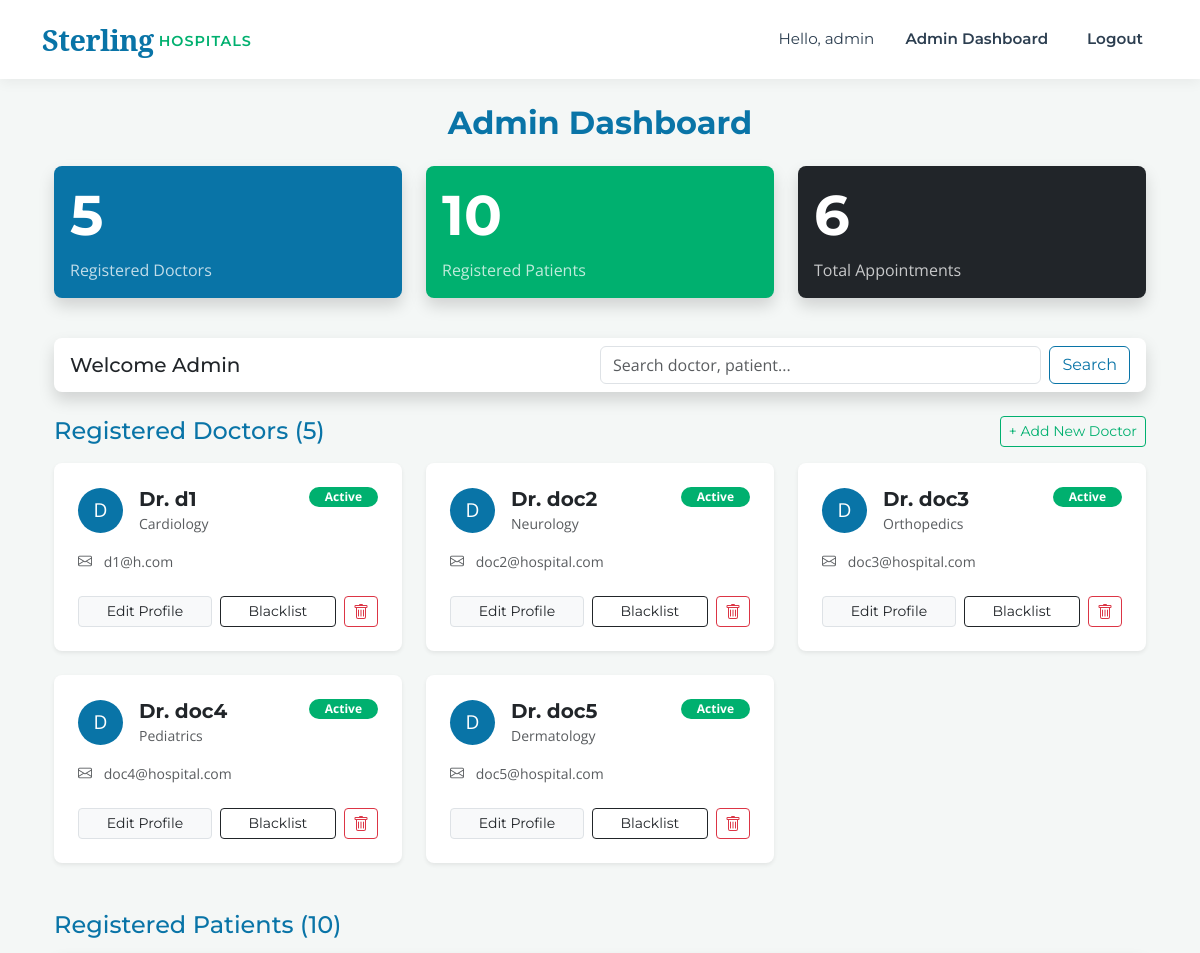
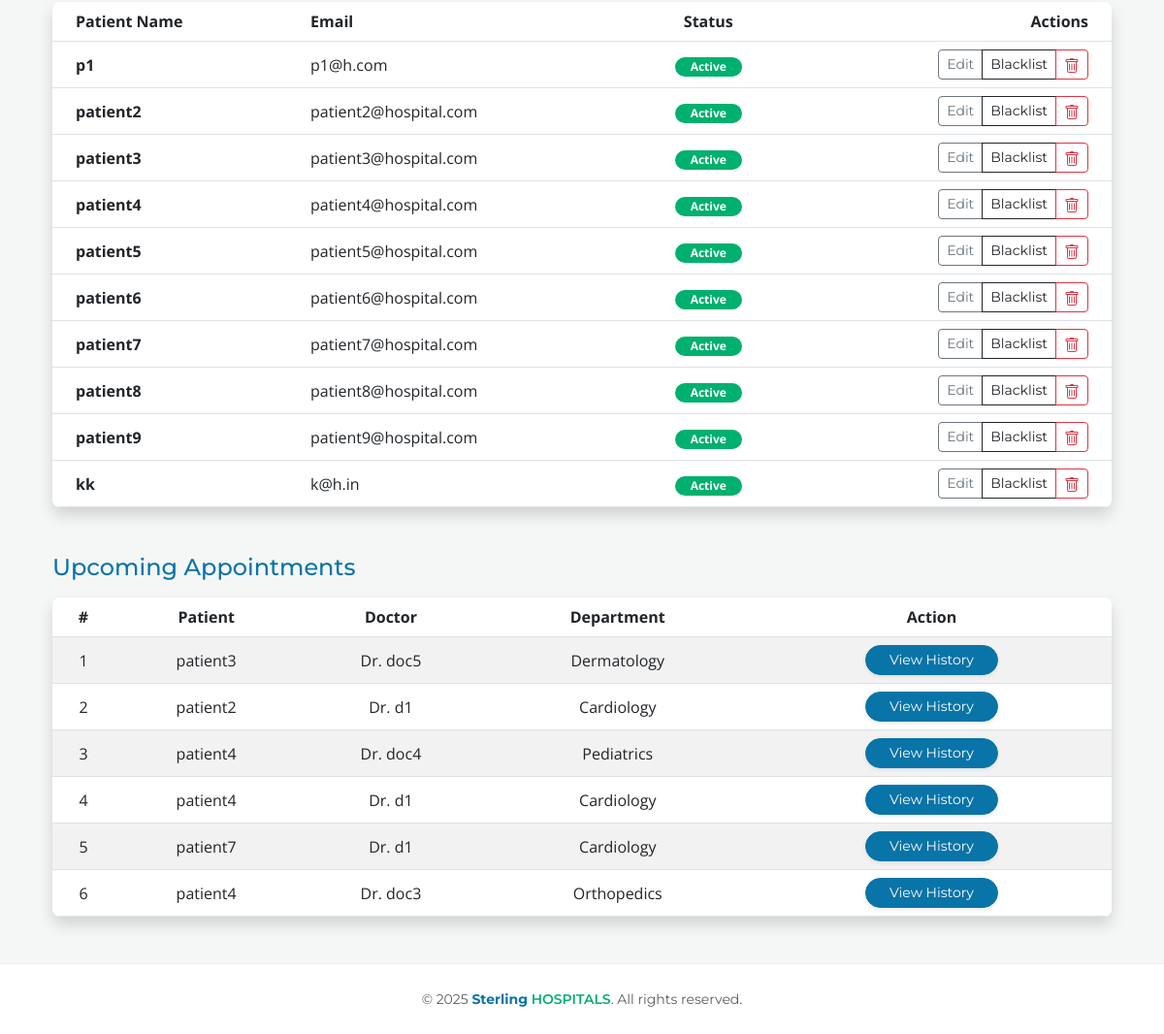
The app's page /admin_dashboard (signed in), older data (2 pictures, top to bottom).
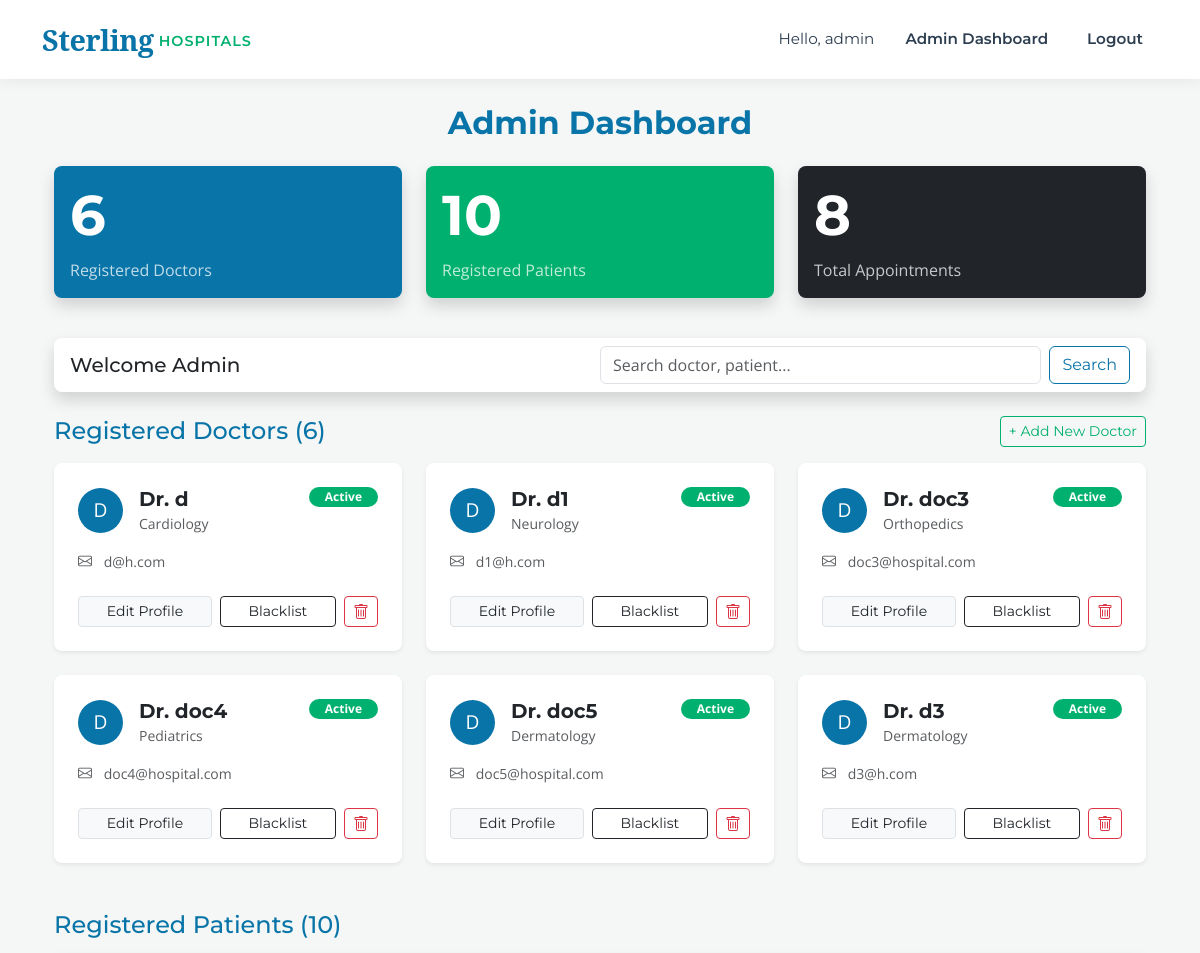
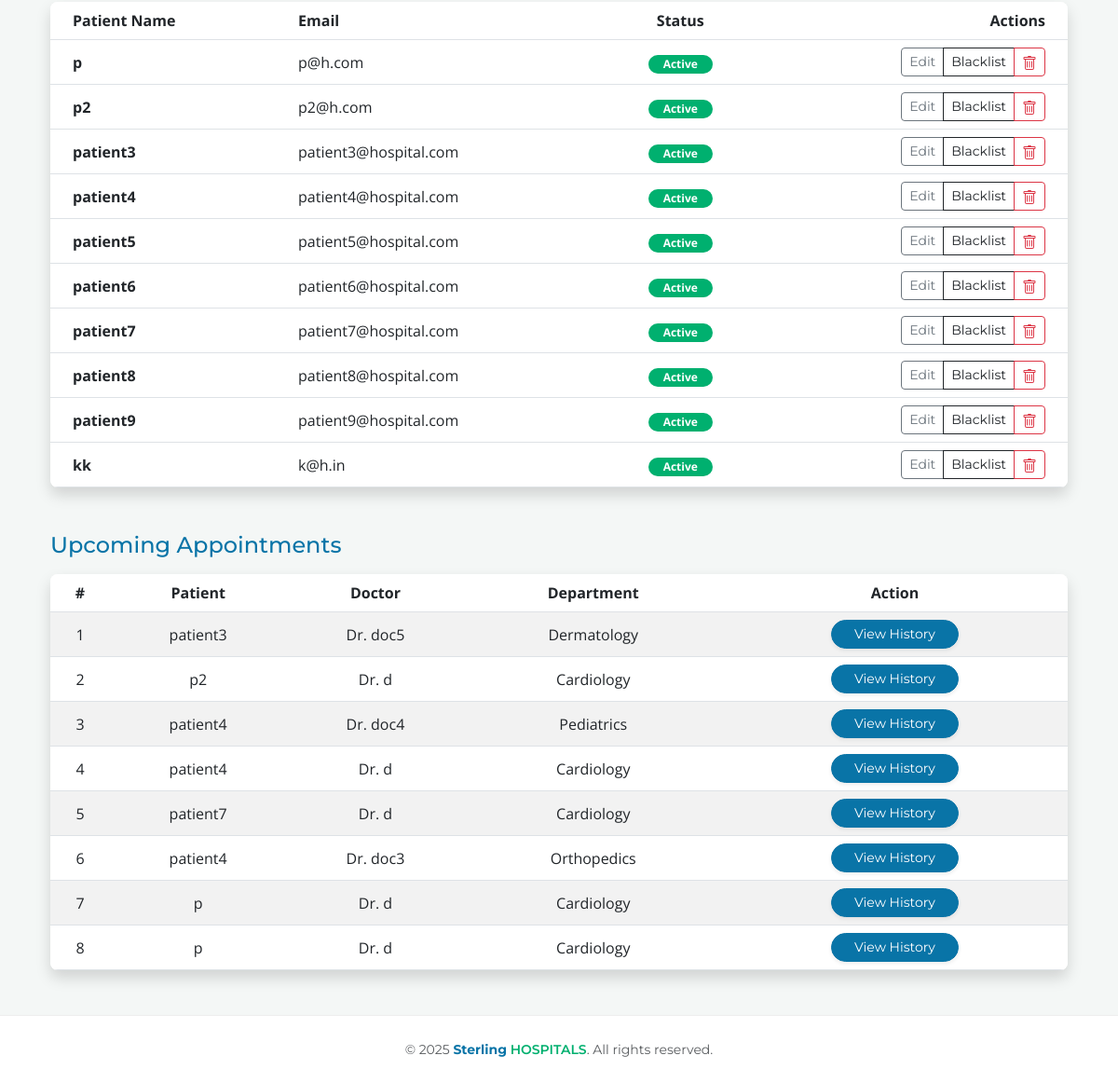
The same page, newer data (2 pictures, top to bottom).
### models.py (models this page shows)
class User(db.Model, UserMixin):
    __tablename__ = 'users'
    id = db.Column(db.Integer, primary_key=True)
    username = db.Column(db.String(100), unique=True, nullable=False)
    email = db.Column(db.String(120), unique=True, nullable=False)
    password = db.Column(db.String(200), nullable=False)
    role = db.Column(db.String(20), nullable=False)  # admin, doctor, patient
    phone_number = db.Column(db.String(15), nullable=True)
    is_active_user = db.Column(db.Boolean, default=True)
    department_id = db.Column(db.Integer, db.ForeignKey('departments.id'), nullable=True)
    doctor_appointments = db.relationship('Appointment', foreign_keys='Appointment.doctor_id', backref='doctor_ref', lazy=True)
    patient_appointments = db.relationship('Appointment', foreign_keys='Appointment.patient_id', backref='patient_ref', lazy=True)

class Department(db.Model):
    __tablename__ = 'departments'
    id = db.Column(db.Integer, primary_key=True)
    name = db.Column(db.String(100), unique=True, nullable=False)
    description = db.Column(db.Text, nullable=True)
    doctors = db.relationship('User', backref='department', lazy=True)

class Appointment(db.Model):
    __tablename__ = 'appointments'
    id = db.Column(db.Integer, primary_key=True)
    patient_id = db.Column(db.Integer, db.ForeignKey('users.id'), nullable=False)
    doctor_id = db.Column(db.Integer, db.ForeignKey('users.id'), nullable=False)
    appointment_date = db.Column(db.Date, nullable=False)
    appointment_time = db.Column(db.Time, nullable=False)
    status = db.Column(db.String(20), default='Pending')
    treatment = db.relationship('Treatment', backref='appointment', uselist=False, lazy=True)
    created_at = db.Column(db.DateTime, default=datetime.utcnow)

### app.py (the view)
@app.route('/admin_dashboard')
@login_required
def admin_dashboard():
    if current_user.role != 'admin': return redirect(url_for('index'))
    search = request.args.get('search', '').strip()
    docs = User.query.filter_by(role='doctor')
    pats = User.query.filter_by(role='patient')
    if search:
        search_filter = or_(User.username.ilike(f'%{search}%'), User.email.ilike(f'%{search}%'))
        docs = docs.filter(search_filter)
        pats = pats.filter(search_filter)
    return render_template('admin_dashboard.html',
                           doctors=docs.all(),
                           patients=pats.all(),
                           departments=Department.query.all(),
                           appointments=Appointment.query.all(),
                           total_appointments=Appointment.query.count())

### app.py (called while the page is built)
@login_manager.user_loader
def load_user(user_id):
    return db.session.get(User, int(user_id))

### templates/admin_dashboard.html (shortened to what this page needs)
{% extends "base.html" %}
{% block content %}
<div class="container-fluid">
    <h2 class="mb-4 text-center fw-bold text-primary">Admin Dashboard</h2>
    <div class="row mb-4">
        <div class="col-md-4">
            <div class="card bg-primary text-white mb-3 shadow">
                <div class="card-body">
                    <h3 class="card-title display-4 fw-bold">{{ doctors|length }}</h3>
                    <p class="card-text opacity-75">Registered Doctors</p>
                </div>
            </div>
        </div>
        <div class="col-md-4">
            <div class="card bg-success text-white mb-3 shadow">
                <div class="card-body">
                    <h3 class="card-title display-4 fw-bold">{{ patients|length }}</h3>
                    <p class="card-text opacity-75">Registered Patients</p>
                </div>
            </div>
        </div>
        <div class="col-md-4">
            <div class="card bg-dark text-white mb-3 shadow">
                <div class="card-body">
                    <h3 class="card-title display-4 fw-bold">{{ total_appointments }}</h3>
                    <p class="card-text opacity-75">Total Appointments</p>
                </div>
            </div>
        </div>
    </div>
    <div class="card mb-4 shadow">
        <div class="card-body d-flex justify-content-between align-items-center py-2">
            <h5 class="mb-0">Welcome Admin</h5>
            <form action="{{ url_for('admin_dashboard') }}" method="GET" class="d-flex" style="width: 50%;">
                <input type="text" name="search" class="form-control me-2" placeholder="Search doctor, patient..." value="{{ request.args.get('search', '') }}">
                <button type="submit" class="btn btn-outline-primary">Search</button>
            </form>
        </div>
    </div>
    <div class="d-flex justify-content-between align-items-center mb-3">
        <h4 class="mb-0 text-primary">Registered Doctors ({{ doctors|length }})</h4>
        <a href="{{ url_for('add_doctor') }}" class="btn btn-outline-success btn-sm">
            + Add New Doctor
        </a>
    </div>
    <div class="row g-4 mb-5">
        {% for doctor in doctors %}
        <div class="col-md-6 col-lg-4">
            <div class="card h-100 shadow-sm border-0 {% if not doctor.is_active_user %}bg-light opacity-75{% endif %}" style="transition: transform 0.2s;">
                <div class="card-body p-4">
                    <div class="d-flex justify-content-between align-items-start mb-3">
                        <div class="d-flex align-items-center">
                            <div class="bg-primary text-white rounded-circle d-flex align-items-center justify-content-center me-3" style="width: 45px; height: 45px; font-size: 1.2rem;">
                                {{ doctor.username[0] | upper }}
                            </div>
                            <div>
                                <h5 class="card-title fw-bold text-dark mb-0">Dr. {{ doctor.username }}</h5>
                                <small class="text-muted">{{ doctor.department.name if doctor.department else 'General' }}</small>
                            </div>
                        </div>
                        {% if doctor.is_active_user %}
                            <span class="badge bg-success text-white rounded-pill px-3">Active</span>
                        {% else %}
                            <span class="badge bg-danger text-white rounded-pill px-3">Inactive</span>
                        {% endif %}
                    </div>
                    <div class="mb-4">
                        <p class="card-text text-muted small mb-1">
                            <i class="bi bi-envelope me-2"></i> {{ doctor.email }}
                        </p>
                    </div>
                    <div class="d-grid gap-2 d-md-flex">
                        <a href="{{ url_for('edit_user', user_id=doctor.id) }}" class="btn btn-light btn-sm flex-grow-1 text-dark border">Edit Profile</a>
                        <a href="{{ url_for('toggle_status', user_id=doctor.id) }}" class="btn btn-outline-dark btn-sm flex-grow-1">
                            {{ 'Blacklist' if doctor.is_active_user else 'Activate' }}
                        </a>
                        <a href="{{ url_for('delete_user', user_id=doctor.id) }}" class="btn btn-outline-danger btn-sm" onclick="return confirm('Delete this doctor?')" title="Delete">
                        </a>
                    </div>
                </div>
            </div>
        </div>
        {% else %}
        <div class="col-12">
            <div class="alert alert-info text-center py-4">
                No doctors found. Click "+ Add New Doctor" to get started.
            </div>
        </div>
        {% endfor %}
    </div>
    <h4 class="mb-3 text-primary">Registered Patients ({{ patients|length }})</h4>
    <div class="card mb-5 p-0 shadow overflow-hidden border-0">
        <table class="table table-hover align-middle mb-0">
            <thead class="bg-light">
                <tr>
                    <th class="ps-4">Patient Name</th>
                    <th>Email</th>
                    <th class="text-center">Status</th>
                    <th class="text-end pe-4">Actions</th>
                </tr>
            </thead>
            <tbody>
                {% for patient in patients %}
                <tr class="{% if not patient.is_active_user %}table-secondary text-muted{% endif %}">
                    <td class="ps-4 fw-bold">
                        {{ patient.username }}
                    </td>
                    <td>{{ patient.email }}</td>
                    <td class="text-center">
                        {% if patient.is_active_user %}
                            <span class="badge bg-success text-white rounded-pill px-3">Active</span>
                        {% else %}
                            <span class="badge bg-danger text-white rounded-pill px-3">Blacklisted</span>
                        {% endif %}
                    </td>
                    <td class="text-end pe-4">
                        <div class="btn-group">
                            <a href="{{ url_for('edit_user', user_id=patient.id) }}" class="btn btn-sm btn-outline-secondary">Edit</a>
                            <a href="{{ url_for('toggle_status', user_id=patient.id) }}" class="btn btn-sm btn-outline-dark">
                                {{ 'Blacklist' if patient.is_active_user else 'Activate' }}
                            </a>
                            <a href="{{ url_for('delete_user', user_id=patient.id) }}" class="btn btn-sm btn-outline-danger" onclick="return confirm('Delete user?')">
                            </a>
                        </div>
                    </td>
                </tr>
                {% else %}
                <tr>
                    <td colspan="4" class="text-center py-4 text-muted">No patients registered.</td>
                </tr>
                {% endfor %}
            </tbody>
        </table>
    </div>
    <h4 class="mb-3 text-primary">Upcoming Appointments</h4>
    <div class="card shadow p-0 overflow-hidden border-0">
        <table class="table table-striped mb-0 text-center align-middle">
            <thead class="bg-light border-bottom">
                <tr>
                    <th>#</th>
                    <th>Patient</th>
                    <th>Doctor</th>
                    <th>Department</th>
                    <th>Action</th>
                </tr>
            </thead>
            <tbody>
                {% for appointment in appointments %}
                <tr>
                    <td>{{ loop.index }}</td>
                    <td>{{ appointment.patient_ref.username }}</td>
                    <td>Dr. {{ appointment.doctor_ref.username }}</td>
                    <td>{{ appointment.doctor_ref.department.name if appointment.doctor_ref.department else 'General' }}</td>
                    <td>
                        <a href="{{ url_for('patient_history', patient_id=appointment.patient_id) }}" class="btn btn-primary btn-sm px-4 rounded-pill shadow-sm">
                            View History
                        </a>
                    </td>
                </tr>
                {% else %}
                <tr>
                    <td colspan="5" class="text-center py-4 text-muted">No appointments found.</td>
                </tr>
                {% endfor %}
            </tbody>
        </table>
    </div>
</div>
{% endblock %}

### templates/base.html (shortened to what this page needs)
<!DOCTYPE html>
<html lang="en">
<head>
    <link href="https://cdn.jsdelivr.net/npm/bootstrap@5.3.0/dist/css/bootstrap.min.css" rel="stylesheet">
    <link rel="stylesheet" href="https://cdn.jsdelivr.net/npm/bootstrap-icons@1.11.1/font/bootstrap-icons.css">
    <link rel="stylesheet" href="{{ url_for('static', filename='css/style.css') }}">
</head>
<body>
    <nav class="navbar navbar-expand-lg navbar-light fixed-top">
        <div class="container">
            <a class="navbar-brand" href="{{ url_for('index') }}">
                <span class="brand-sterling">Sterling</span>
                <span class="brand-hospitals">HOSPITALS</span>
            </a>
            <div class="collapse navbar-collapse" id="navbarNav">
                <ul class="navbar-nav ms-auto align-items-center">
                    {% if current_user.is_authenticated %}
                        <li class="nav-item">
                            <span class="nav-link text-muted" style="font-weight: 400;">Hello, {{ current_user.username }}</span>
                        </li>
                        <li class="nav-item">
                            {% if current_user.role == 'admin' %}
                                <a class="nav-link" href="{{ url_for('admin_dashboard') }}">Admin Dashboard</a>
                            {% elif current_user.role == 'doctor' %}
                                <a class="nav-link" href="{{ url_for('doctor_dashboard') }}">Doctor Panel</a>
                            {% else %}
                                <a class="nav-link" href="{{ url_for('patient_dashboard') }}">My Health</a>
                            {% endif %}
                        </li>
                        <li class="nav-item">
                            <a class="nav-link btn btn-danger text-white btn-sm ms-3" style="border-radius: 4px; padding: 6px 15px;" href="{{ url_for('logout') }}">Logout</a>
                        </li>
                    {% endif %}
                </ul>
            </div>
        </div>
    </nav>
    <div style="height: 80px;"></div>
    <div class="container mt-4 mb-5">
        {% block content %}{% endblock %}
    </div>
    <footer class="text-center text-muted py-4 mt-auto">
        <div class="container">
            <small>&copy; 2025 <span style="color: var(--brand-blue); font-weight:700;">Sterling</span> <span style="color: var(--brand-green); font-weight:600;">HOSPITALS</span>. All rights reserved.</small>
        </div>
    </footer>
</body>
</html>

### static/css/style.css (style rules this page uses)
:root { --brand-blue: #0974A7; --brand-dark-blue: #015890; --brand-green: #00B06F; --brand-dark-green:#008f5a; --brand-dark: #2c3e50; --brand-warning: #FAD10A; --brand-bg-soft: #f4f7f6; --font-primary: "Montserrat", sans-serif; --font-serif: "Noto Serif", serif; --font-text: "Open Sans", sans-serif; }
body { font-family: var(--font-text); background-color: var(--brand-bg-soft); color: #333; }
h1, h2, h3, h4, h5, h6, .btn, .navbar-brand, .nav-link, footer { font-family: var(--font-primary); }
.navbar { background-color: white !important; box-shadow: 0 4px 12px rgba(0,0,0,0.05); padding: 0.8rem 0; }
.navbar-brand { display: flex; align-items: center; text-decoration: none; }
.brand-sterling { font-family: var(--font-serif); color: var(--brand-blue); font-weight: 700; font-size: 1.8rem; letter-spacing: -0.5px; }
.brand-hospitals { font-family: var(--font-primary); color: var(--brand-green); font-weight: 600; font-size: 0.9rem; text-transform: uppercase; letter-spacing: 1px; margin-left: 5px; padding-top: 5px; }
.nav-link { color: var(--brand-dark) !important; font-weight: 600; font-size: 0.95rem; margin-left: 15px; transition: color 0.3s ease; }
.text-primary { color: var(--brand-blue) !important; }
.bg-primary { background-color: var(--brand-blue) !important; color: white !important; }
.btn-primary { background-color: var(--brand-blue) !important; border-color: var(--brand-blue) !important; color: white !important; }
.btn-outline-primary { color: var(--brand-blue); border-color: var(--brand-blue); }
.bg-success { background-color: var(--brand-green) !important; color: white !important; }
.btn-outline-success { color: var(--brand-green); border-color: var(--brand-green); }
.card { border: none; border-radius: 8px; box-shadow: 0 4px 6px rgba(0,0,0,0.05); }
footer { background-color: white; border-top: 1px solid #eee; }

Row changes from the older to the newer data that the page shows:
changed User "Cardiology": username "d1" → "d"; email "d1@h.com" → "d@h.com"
changed User "Neurology": username "doc2" → "d1"; email "doc2@hospital.com" → "d1@h.com"
added User: username "D", username "d3", department "Dermatology", shows "Active", email "d3@h.com", is_active_user "Blacklist", shown under "Registered Doctors (6)"
changed User: username "p1" → "p"; email "p1@h.com" → "p@h.com"
changed User: username "patient2" → "p2"; email "patient2@hospital.com" → "p2@h.com"
changed through a linked row, Appointment (number 2 of 8 on the later page): patient_ref.username "patient2" → "p2"; doctor_ref.username "d1" → "d"
changed through a linked row, Appointment (number 4 of 8 on the later page): doctor_ref.username "d1" → "d"
changed through a linked row, Appointment "patient7": doctor_ref.username "d1" → "d"
added Appointment: patient_ref.username "p", doctor_ref.username "d", doctor_ref.department "Cardiology"
added Appointment: patient_ref.username "p", doctor_ref.username "d", doctor_ref.department "Cardiology"
Text that changed along with them:
{{ doctors|length }}: "5" → "6"
{{ total_appointments }}: "6" → "8"
